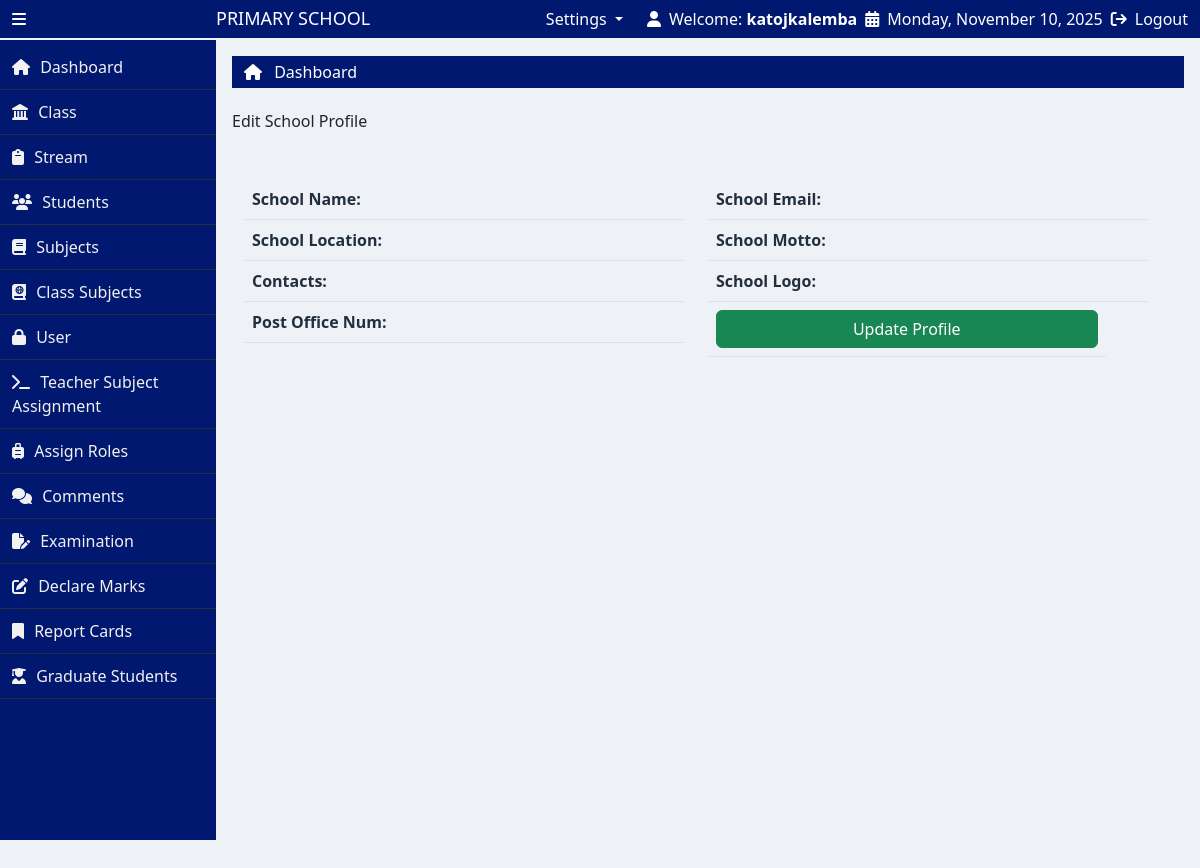
The app's page /view_profile.php (signed in), older data.
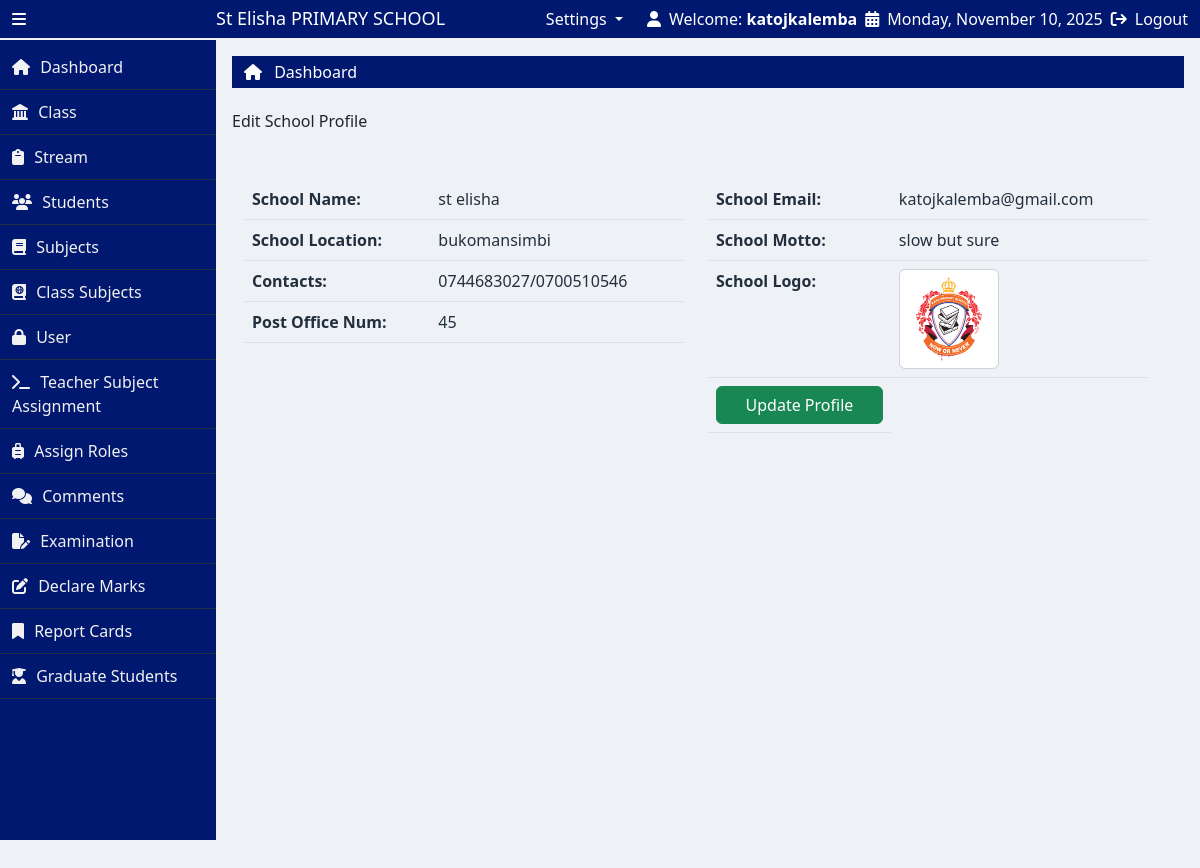
The same page, newer data.
### tables this page shows
CREATE TABLE `school_profile` (
  `profile_id` int(11) NOT NULL,
  `school_name` varchar(255) DEFAULT NULL,
  `address` varchar(255) DEFAULT NULL,
  `phone_1` varchar(255) DEFAULT NULL,
  `phone_2` int(11) DEFAULT NULL,
  `email` varchar(255) DEFAULT NULL,
  `motto` varchar(255) DEFAULT NULL,
  `profile_image` varchar(255) DEFAULT NULL
);

### view_profile.php (the view, shortened to what the changed rows need)
<?php
    include("partials/header.php");
    include("partials/adminOnly.php");
    $select = "SELECT * FROM school_profile";
    $execute = mysqli_query($conn, $select);
    $row = mysqli_fetch_assoc($execute);
    $school_name = $row['school_name'];
    $location = $row['address'];
    $contact_1 = $row['phone_1'];
    $contact_2 = $row['phone_2'];
    $email = $row['email'];
    $motto = $row['motto'];
    $logo = $row['profile_image'];
?>
<div class="container">
    <div class="row my-4">
        <div class="row">
            <div class="col-lg-6">
                <table class="table table-hover">
                    <tr>
                        <td class="fw-bold">School Name:</td>
                        <td><?php echo $school_name ?></td>
                    </tr>
                    <tr>
                        <td class="fw-bold">School Location:</td>
                        <td><?php echo $location ?></td>
                    </tr>
                    <tr>
                        <td class="fw-bold">Contacts:</td>
                        <td><?php echo $contact_1 ?></td>
                    </tr>
                    <tr>
                        <td class="fw-bold">Post Office Num:</td>
                        <td><?php echo $contact_2 ?></td>
                    </tr>
                </table>
            </div>
            <div class="col-lg-6">
                <table class="table table-hover">
                    <tr>
                        <td class="fw-bold">School Email:</td>
                        <td><?php echo $email ?></td>
                    </tr>
                    <tr>
                        <td class="fw-bold">School Motto:</td>
                        <td><?php echo $motto ?></td>
                    </tr>
                    <tr>
                        <td class="fw-bold">School Logo:</td>
                        <td>
                            <?php if(!empty($logo)): ?>
                                <img src="<?php echo htmlspecialchars($logo, ENT_QUOTES, "UTF-8") ?>" class="img img-fluid form-control" alt="" style="height: 100px; width:100px">
                            <?php endif ?>
                        </td>
                    </tr>
                </table>
            </div>
        </div>
    </div>
</div>
<?php include("partials/footer.php")?>

### partials/header.php (shortened to what the changed rows need)
<?php
  include("NotLoggedin.php");
?>
<!doctype html>
<html lang="en">
  <head>
    <link href="https://cdn.jsdelivr.net/npm/bootstrap@5.2.3/dist/css/bootstrap.min.css" rel="stylesheet">
    <link rel="stylesheet" href="https://cdn.datatables.net/2.3.3/css/dataTables.dataTables.css">
    <link rel="stylesheet" href="https://cdnjs.cloudflare.com/ajax/libs/toastr.js/latest/toastr.min.css">
    <link rel="stylesheet" href="css/style.css">
  </head>
  <body>
    <main>
      <div class="container-fluid">
        <div class="row align-items-center py-2">
          <div class="col-lg-3 d-flex align-items-center gap-3 top-left">
            <i class="fa-solid fa-bars icon-bar" id="icon"></i>
            <h3 class="text-capitalize name mb-0" id="name">
              <?php
                $school_profile = "SELECT * FROM school_profile";
                $execute = mysqli_query($conn, $school_profile);
                $row = mysqli_fetch_assoc($execute);
                $school_name = $row['school_name'];
              ?>
              <?php echo $school_name ?> PRIMARY SCHOOL
            </h3>
          </div>
      </div>
    </main>
    <div class="container-fluid p-0">
      <div class="row g-0">
        <div class="right-bar" id="right-bar">

Row changes from the older to the newer data that the page shows:
added school_profile: school_name "St Elisha", school_name "st elisha", address "bukomansimbi", phone_1 "0744683027/0700510546", phone_2 "45", email "katojkalemba@gmail.com", motto "slow but sure", profile_image (picture)
